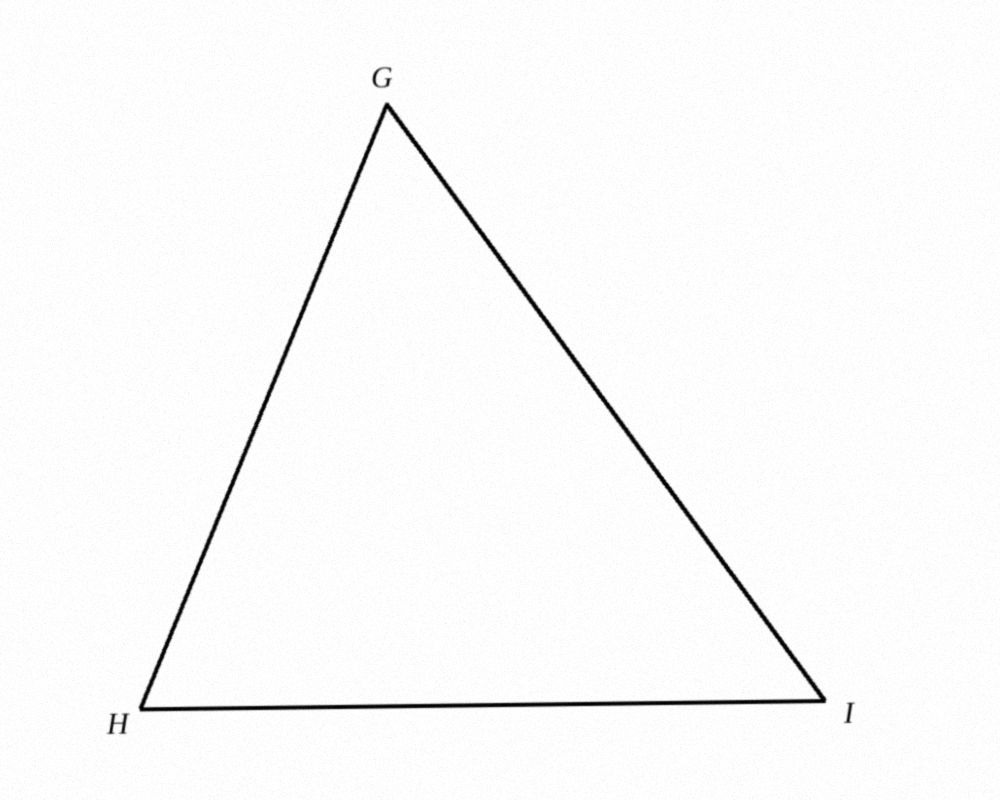
#> input picture evaluation/dataset/images/math_001.jpg, 1000 x 800 px
$ python -i image_preprocessing.py   (imports and definitions only)
#> lines starting #> are read from the running program, lines starting #| are printed output that depends on the picture; after the words box and inside, x2 and y2 are one past the last pixel; in counts of white or black regions, pixels touching at a corner belong together
import cv2
import numpy as np

# [5 lines left out: function decode_image, not called in this run]

# A 3x3 opening erases hairline strokes such as thin coloured textbook figures.
# A thresholded component that loses more than this share of its ink to the
# opening is a hairline, and is kept whole instead of being eroded away.
THIN_STROKE_KEPT_FRACTION = 0.4
MIN_THIN_COMPONENT_AREA = 25
# A hairline component spans far more than its ink; noise specks do not.
MIN_THIN_COMPONENT_SPAN_PX = 15
# Hairline recovery is for light paper; on a dark or underexposed photo the thin
# threshold response is sensor noise and edge halos, not drawn lines.
MIN_PAPER_LEVEL = 128
# A hairline joined to a bold stroke (a thin right-angle marker on a thick side)
# survives as one component, so the opening still erases it. Such a piece runs
# away from the bold ink; the fringe of a bold stroke runs along it.
MAX_ATTACHED_HAIRLINE_WIDTH_PX = 3
MAX_ATTACHED_HAIRLINE_CONTACT = 0.3
# ...and is drawn in the same ink. Light grid lines are left to the opening.
MIN_ATTACHED_HAIRLINE_DARKNESS = 0.6
# A tick drawn across a bold axis leaves two short thin halves: kept when they
# are slender and as dark as the bold ink.
MIN_ATTACHED_TICK_SPAN_PX = 5
MIN_ATTACHED_TICK_ELONGATION = 2.5
MIN_ATTACHED_TICK_DARKNESS = 0.6
# Per-pixel darkness, relative to the bold ink, for the unthinned tick evidence.
MIN_TICK_EVIDENCE_DARKNESS = 0.8
# Clean line art (a rendered or digital drawing) thresholds into strokes and
# glyphs with almost no speck-sized components; paper texture and sensor noise
# threshold into thousands of them.
SPECK_AREA_PX = 6
MAX_CLEAN_SPECK_SHARE = 0.1
# A drawing with only a few strokes and glyphs may still keep a JPEG speck or two.
CLEAN_SPECK_ALLOWANCE = 2
# On clean line art the opening only thins strokes. A stroke two or three pixels
# wide (a small or downscaled drawing) is not thinned but cut into a row of dots;
# such a component is kept unthinned.
MIN_SHATTERED_PIECES = 6


def _hairline_components(thresholded: np.ndarray, opened: np.ndarray) -> np.ndarray:
    count, labels, stats, _ = cv2.connectedComponentsWithStats(thresholded, connectivity=8)
    area = stats[:, cv2.CC_STAT_AREA]
    span = np.maximum(stats[:, cv2.CC_STAT_WIDTH], stats[:, cv2.CC_STAT_HEIGHT])
    kept = np.bincount(labels[opened > 0], minlength=count)
    hairline = (
        (kept < area * THIN_STROKE_KEPT_FRACTION)
        & (area >= MIN_THIN_COMPONENT_AREA)
        & (span >= MIN_THIN_COMPONENT_SPAN_PX)
    )
    hairline[0] = False
    return np.where(hairline[labels], 255, 0).astype(np.uint8)


def _attached_hairlines(grayscale: np.ndarray, thresholded: np.ndarray, opened: np.ndarray) -> np.ndarray:
    if not opened.any():
        return np.zeros_like(opened)
    residual = cv2.bitwise_and(thresholded, cv2.bitwise_not(opened))
    count, labels, stats, _ = cv2.connectedComponentsWithStats(residual, connectivity=8)
    darkness = 255.0 - grayscale.astype(np.float64)
    bold_darkness = float(np.median(darkness[opened > 0]))
    ink = np.bincount(labels.ravel(), weights=darkness.ravel(), minlength=count) / np.maximum(stats[:, cv2.CC_STAT_AREA], 1)
    area = stats[:, cv2.CC_STAT_AREA]
    span = np.maximum(stats[:, cv2.CC_STAT_WIDTH], stats[:, cv2.CC_STAT_HEIGHT])
    touching = cv2.dilate(opened, cv2.getStructuringElement(cv2.MORPH_RECT, (3, 3))) > 0
    contact = np.bincount(labels[touching & (residual > 0)], minlength=count)
    narrow = np.minimum(stats[:, cv2.CC_STAT_WIDTH], stats[:, cv2.CC_STAT_HEIGHT])
    tick_half = (
        (span >= MIN_ATTACHED_TICK_SPAN_PX)
        & (span >= MIN_ATTACHED_TICK_ELONGATION * narrow)
        & (contact > 0)
        & (ink >= bold_darkness * MIN_ATTACHED_TICK_DARKNESS)
    )
    keep = (
        ((span >= MIN_THIN_COMPONENT_SPAN_PX) | tick_half)
        & (area <= (stats[:, cv2.CC_STAT_WIDTH] + stats[:, cv2.CC_STAT_HEIGHT]) * MAX_ATTACHED_HAIRLINE_WIDTH_PX)
        & (contact < area * MAX_ATTACHED_HAIRLINE_CONTACT)
        & (ink >= bold_darkness * MIN_ATTACHED_HAIRLINE_DARKNESS)
    )
    keep[0] = False
    return np.where(keep[labels], 255, 0).astype(np.uint8)


# [10 lines left out: function _shattered_strokes, not called in this run]


def is_clean_line_art(grayscale: np.ndarray, edge_sensitivity: int = 50) -> bool:
    """True when thresholding leaves strokes and glyphs but almost no specks."""
    count, _, stats, _ = cv2.connectedComponentsWithStats(_threshold(grayscale, edge_sensitivity), connectivity=8)
    if count <= 1:
        return False
    specks = int(np.count_nonzero(stats[1:, cv2.CC_STAT_AREA] < SPECK_AREA_PX))
    return specks <= max(CLEAN_SPECK_ALLOWANCE, MAX_CLEAN_SPECK_SHARE * (count - 1))


def _threshold(grayscale: np.ndarray, edge_sensitivity: int) -> np.ndarray:
    threshold_offset = max(2, min(16, 16 - round(edge_sensitivity * 0.14)))
    return cv2.adaptiveThreshold(grayscale, 255, cv2.ADAPTIVE_THRESH_GAUSSIAN_C, cv2.THRESH_BINARY_INV, 31, threshold_offset)


# [18 lines left out: function tick_ink_mask, not called in this run]


def preprocess_image(image: np.ndarray, edge_sensitivity: int = 50) -> np.ndarray:
    """Section 6.1: adaptive thresholding then 3x3 opening and erosion.

    Hairline strokes that the opening would erase, and on clean line art
    strokes it would cut into dots, are kept unthinned.
    """
    grayscale = cv2.cvtColor(image, cv2.COLOR_BGR2GRAY)
    thresholded = _threshold(grayscale, edge_sensitivity)
    kernel = cv2.getStructuringElement(cv2.MORPH_RECT, (3, 3))
    opened = cv2.morphologyEx(thresholded, cv2.MORPH_OPEN, kernel)
    eroded = cv2.erode(opened, kernel, iterations=1)
    if np.median(grayscale) < MIN_PAPER_LEVEL:
        return eroded
    hairlines = cv2.bitwise_or(_hairline_components(thresholded, opened), _attached_hairlines(grayscale, thresholded, opened))
    if is_clean_line_art(grayscale, edge_sensitivity):
        hairlines = cv2.bitwise_or(hairlines, _shattered_strokes(thresholded, opened))
    return cv2.bitwise_or(eroded, hairlines)

>>> import cv2
>>> picture = cv2.imread('../../../evaluation/dataset/images/math_001.jpg')
#> picture is the input picture: shape (800, 1000, 3); min 0, max 255, mean 250.3
>>> result = preprocess_image(picture)
#> in _threshold, `return cv2.adaptiveThreshold(grayscale, 255, cv2.ADAPTIVE_THRESH_GAUSS..`:
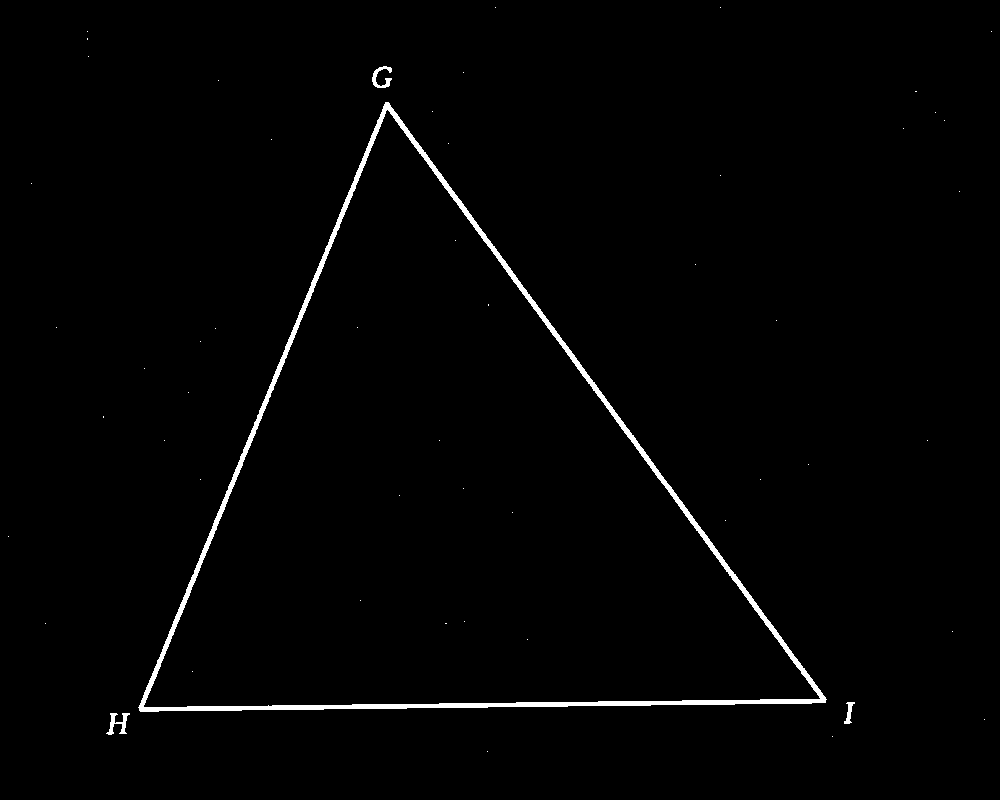
#> returned value: shape (800, 1000); 1.3% white; 54 white regions (50 under 20 px), largest, box (x1, y1, x2, y2) and area: (138, 102, 827, 712) 10088, (106, 713, 130, 735) 213, (372, 66, 392, 88) 189, (844, 702, 855, 724) 109
#> in preprocess_image, `eroded = cv2.erode(opened, kernel, iterations=1)`:
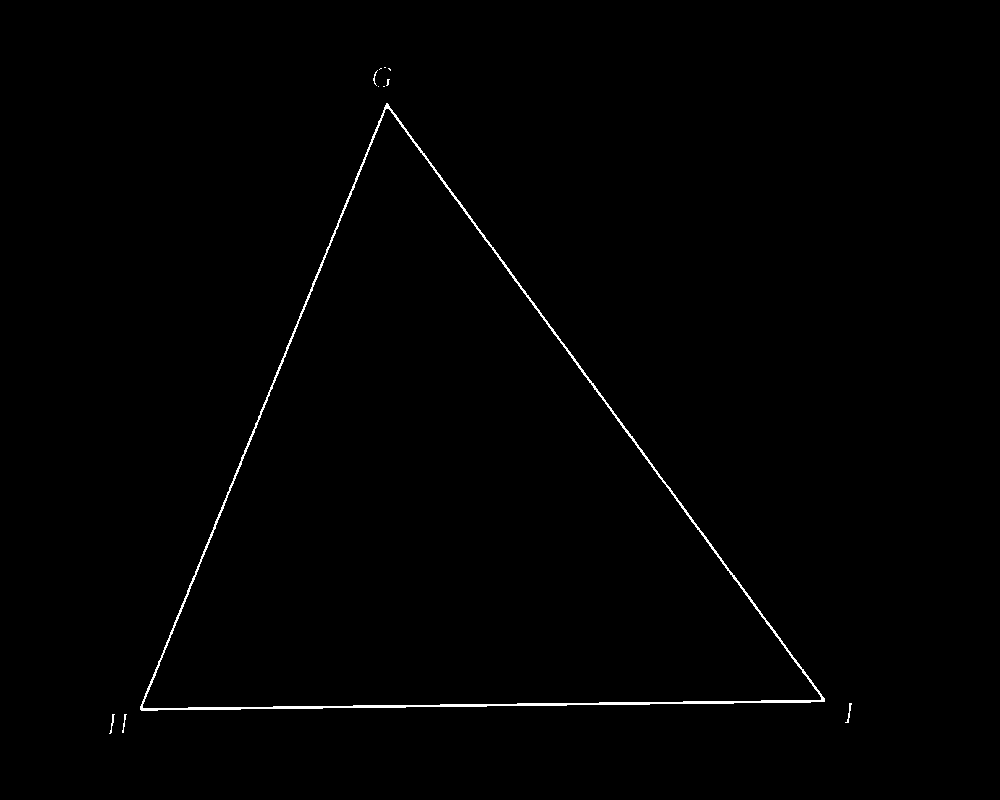
#> eroded: shape (800, 1000); 0.64% white in thin lines or dots, all inside (x1, y1, x2, y2) = (109, 67, 852, 734)
#> in _hairline_components, `count, labels, stats, _ = cv2.connectedComponentsWithStats(thresholded..`: count = 55; stats = 55 rows, first 6: [0, 0, 1000, 800, 789346], [495, 7, 1, 1, 1], [720, 7, 1, 1, 1], [87, 31, 1, 1, 1], [991, 31, 1, 1, 1], [87, 38, 1, 2, 2]
#> in _hairline_components, `area = stats[:, cv2.CC_STAT_AREA]`: area = 55 values, max 789346 at index 0, min 1 at index 1, mean 14545.5
#> in _hairline_components, `span = np.maximum(stats[:, cv2.CC_STAT_WIDTH], stats[:, cv2.CC_STAT_HE..`: span = 55 values, max 1000 at index 0, min 1 at index 1, mean 32.95
#> in _hairline_components, `kept = np.bincount(labels[opened > 0], minlength=count)`: kept = 55 values, max 10085 at index 11, min 0 at index 0, mean 191.7
#> in _attached_hairlines, `residual = cv2.bitwise_and(thresholded, cv2.bitwise_not(opened))`:
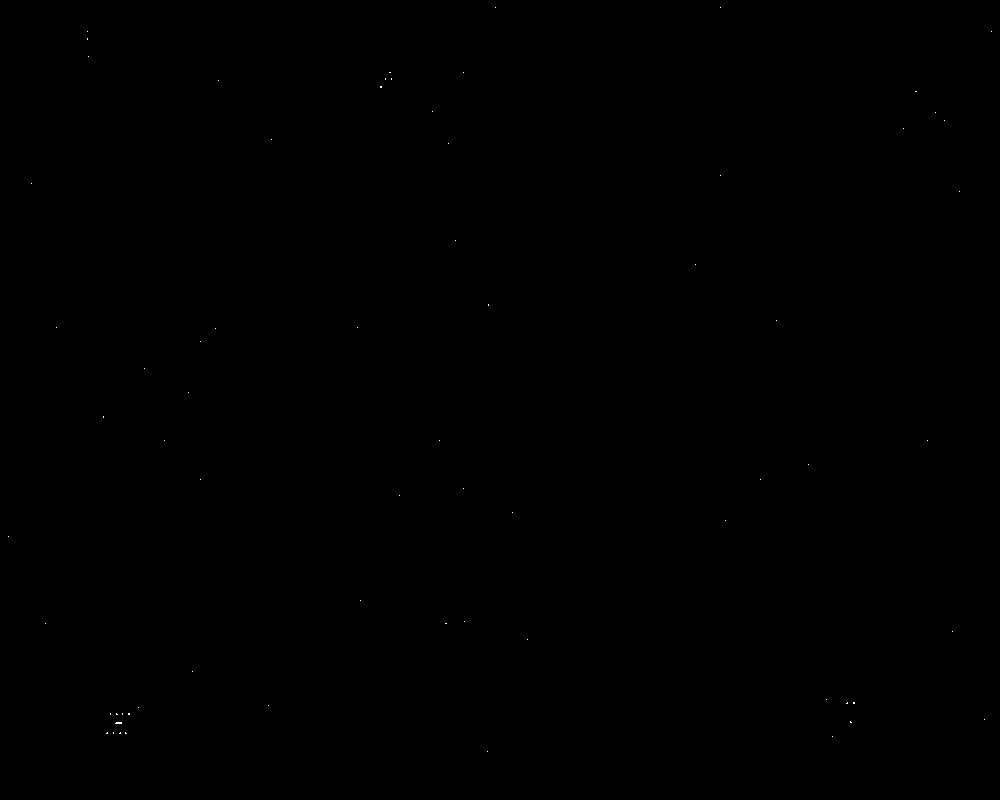
#> residual: shape (800, 1000); 0.01% white in thin lines or dots
#> in _attached_hairlines, `count, labels, stats, _ = cv2.connectedComponentsWithStats(residual, c..`: count = 70; stats = 70 rows, first 6: [0, 0, 1000, 800, 799887], [495, 7, 1, 1, 1], [720, 7, 1, 1, 1], [87, 31, 1, 1, 1], [991, 31, 1, 1, 1], [87, 38, 1, 2, 2]
#> in _attached_hairlines, `bold_darkness = float(np.median(darkness[opened > 0]))`: bold_darkness = 217
#> in _attached_hairlines, `ink = np.bincount(labels.ravel(), weights=darkness.ravel(), minlength=..`: ink = 70 values, max 101.5 at index 63, min 4.74 at index 0, mean 27.88
#> in _attached_hairlines, `area = stats[:, cv2.CC_STAT_AREA]`: area = 70 values, max 799887 at index 0, min 1 at index 1, mean 11428.6
#> in _attached_hairlines, `span = np.maximum(stats[:, cv2.CC_STAT_WIDTH], stats[:, cv2.CC_STAT_HE..`: span = 70 values, max 1000 at index 0, min 1 at index 1, mean 15.64
#> in _attached_hairlines, `touching = cv2.dilate(opened, cv2.getStructuringElement(cv2.MORPH_RECT..`:
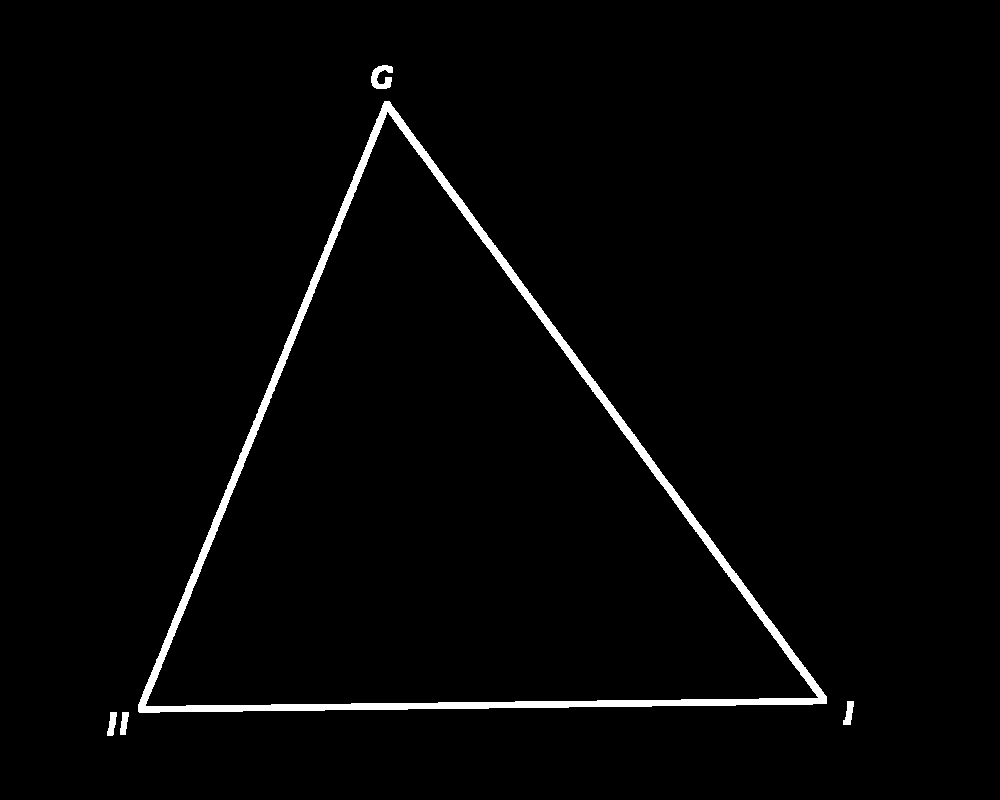
#> touching: shape (800, 1000) bool; 2% white; 5 white regions, box (x1, y1, x2, y2) and area: (138, 101, 827, 713) 15223, (371, 65, 393, 89) 323, (843, 701, 854, 725) 165, (107, 712, 117, 736) 157, (120, 712, 129, 735) 145
#> in _attached_hairlines, `contact = np.bincount(labels[touching & (residual > 0)], minlength=cou..`: contact = 70 values, max 4 at index 12, min 0 at index 0, mean 0.543
#> in _attached_hairlines, `narrow = np.minimum(stats[:, cv2.CC_STAT_WIDTH], stats[:, cv2.CC_STAT_..`: narrow = 70 values, max 800 at index 0, min 1 at index 1, mean 12.56
#> in is_clean_line_art, `count, _, stats, _ = cv2.connectedComponentsWithStats(_threshold(grays..`: count = 55; stats = 55 rows, first 6: [0, 0, 1000, 800, 789346], [495, 7, 1, 1, 1], [720, 7, 1, 1, 1], [87, 31, 1, 1, 1], [991, 31, 1, 1, 1], [87, 38, 1, 2, 2]
#> in is_clean_line_art, `specks = int(np.count_nonzero(stats[1:, cv2.CC_STAT_AREA] < SPECK_AREA..`: specks = 50
